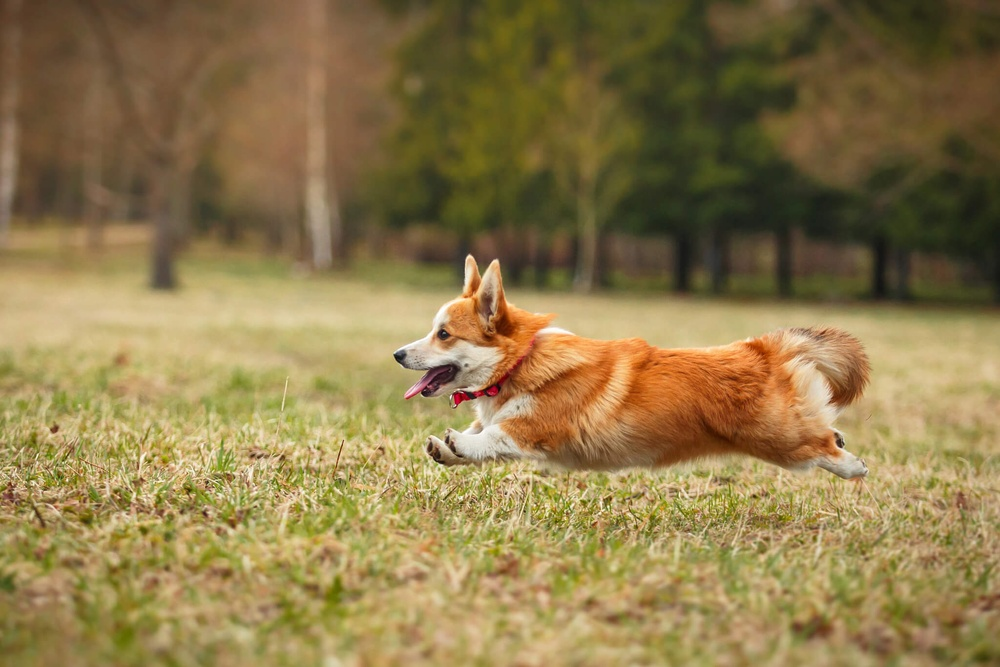
#> input picture assets/image1.jpg, 1000 x 667 px, shrunk from 2048 x 1365 before the run
$ python image_processing.py
#> lines starting #> are read from the running program, lines starting #| are printed output that depends on the picture
from pathlib import Path

import numpy as np
from PIL import Image
from skimage.filters import gaussian, laplace


def load_image() -> np.ndarray:
    """Load the example image into memory."""
    filepath = Path(__file__).parents[1] / "assets" / "image1.jpg"
    return np.array(Image.open(filepath))
#> returned value is the input picture: shape (667, 1000, 3); mean R, G, B 141.3, 121.3, 74.8


def denoise(image: np.ndarray) -> np.ndarray:
    """Denoise the image by applying a gaussian blur."""
    return gaussian(image, sigma=1, channel_axis=-1)


def detect_edges(image: np.ndarray) -> np.ndarray:
    """Detect edges in the image by applying a laplace filter."""
    return laplace(image, ksize=3)


def calculate_sharpness_score(image: np.ndarray) -> float:
    """Calculate the sharpness score of the image."""
    return np.median(np.abs(image)).astype(float)


def laplace_of_gaussian_sharpness(image: np.ndarray) -> float:
    """Calculate the laplace of gaussian of the image.

    This implementation denoises the image, applies an edge detection filter and
    takes the median value of resulting edges as a sharpness metric.
    """
    image_denoised = denoise(image)
    image_log = laplace(image_denoised)
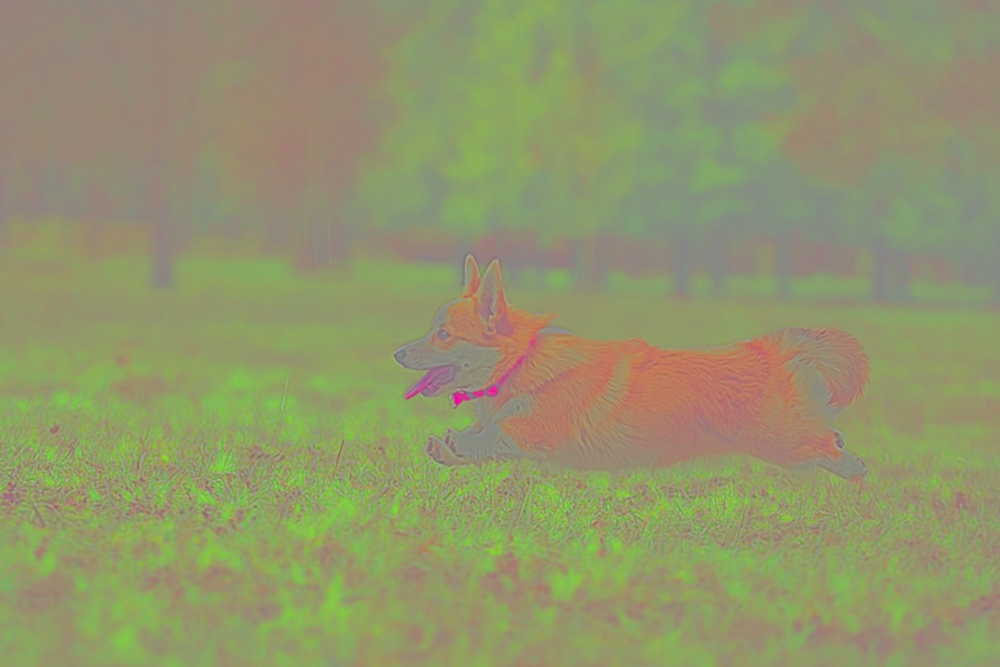
#> image_log: shape (667, 1000, 3) float64; mean R, G, B 0.0784, 0.104, -0.182; drawn with min black and max white
    sharpness_score = calculate_sharpness_score(image_log)
#> sharpness_score = 0.113
    return sharpness_score


if __name__ == "__main__":
    image = load_image()
    sharpness_score = laplace_of_gaussian_sharpness(image)
#> sharpness_score = 0.113
    print(f"Sharpness score: {sharpness_score:.2f}")
#| Sharpness score: 0.11

$ run again, with assets/hanks.jpg copied over assets/image1.jpg
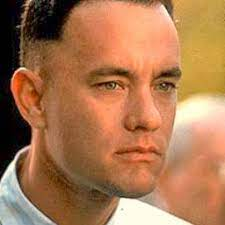
#> input picture assets/hanks.jpg, 225 x 225 px
#> in load_image, returned value is the input picture: shape (225, 225, 3); mean R, G, B 169.9, 118.5, 80.4
#> in laplace_of_gaussian_sharpness, `image_log = laplace(image_denoised)`:
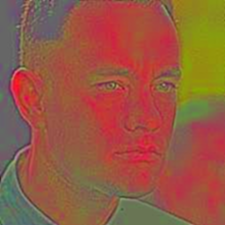
#> image_log: shape (225, 225, 3) float64; mean R, G, B 0.202, -0.0523, -0.149; drawn with min black and max white
#> in laplace_of_gaussian_sharpness, `sharpness_score = calculate_sharpness_score(image_log)`: sharpness_score = 0.151
#| Sharpness score: 0.15

$ run again, with assets/tom.png saved as assets/image1.jpg
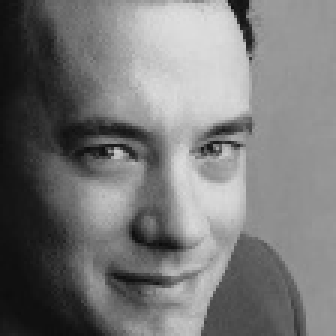
#> input picture assets/tom.png, 112 x 112 px (shown 3 times larger)
#> in load_image, returned value is the input picture: shape (112, 112, 3); min 12, max 222, mean 119.2
#> in laplace_of_gaussian_sharpness, `image_log = laplace(image_denoised)`:
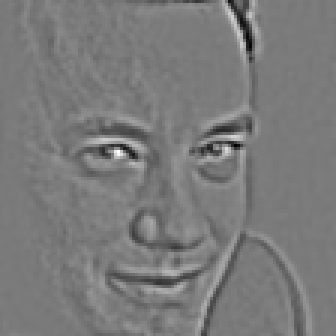
#> image_log: shape (112, 112, 3) float64 (shown 3 times larger); min -0.201, max 0.216, mean -3.16e-18; drawn with min black and max white
#> in laplace_of_gaussian_sharpness, `sharpness_score = calculate_sharpness_score(image_log)`: sharpness_score = 0.00477
#| Sharpness score: 0.00
